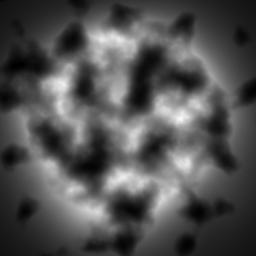
#> input picture data/hmap_hole.png, 256 x 256 px
$ python main.py
#> lines starting #> are read from the running program, lines starting #| are printed output that depends on the picture; after the words box and inside, x2 and y2 are one past the last pixel; in counts of white or black regions, pixels touching at a corner belong together
### tools/flow_fixing.py
# Copyright (c) 2024 Otto Link. Distributed under the terms of the GNU
# General Public License. The full license is in the file LICENSE,
# distributed with this software.
import heapq
import numpy as np
import scipy
import sys

import matplotlib.pyplot as plt

# neighbor search
di = [1, 1, 0, -1, -1, -1, 0, 1]
dj = [0, 1, 1, 1, 0, -1, -1, -1]


def is_in_inner_domain(i, j, shape):
    return (i > 0) and (j > 0) and (i < shape[0] - 1) and (j < shape[1] - 1)


def min_over_path(z, path):
    zmin = sys.float_info.max
    for p in path:
        zmin = min(zmin, z[p])
    return zmin


def find_sinks(z, gaussian_filter_sigma):
    z_filtered = scipy.ndimage.gaussian_filter(z, gaussian_filter_sigma)
    z_minf = scipy.ndimage.minimum_filter(z_filtered, size=(3, 3))

    # if the elevation of a cell is the lowest elevation compared to
    # its first neighbors, then it's a sink, since flow cannot go out
    # from this cell
    is_sink = np.where(z_filtered == z_minf, True, False)

    return is_sink


def flow_fixing(z, gaussian_filter_sigma, riverbed_talus, max_iterations=10, plot_intermediate_step=False):

    it = 0
    nb_of_sinks = 0

    # for flats rivers (no downslope), the river system can be built
    # in only one pass. If not, an iterative process seems to be
    # necessary
    if (riverbed_talus == 0.0):
        max_iterations = 1

    while (it < max_iterations):

        if (plot_intermediate_step):
            plt.figure()
            plt.imshow(z.T, origin='lower', cmap='gray', vmin=0, vmax=1)
            plt.gca().axis('off')

        # --- find the sinks and use the number of sinks as a stop
        # --- criteria for the algo (if this number does not change
        # --- after an iteration, no need to continue...)

        is_sink = find_sinks(z, gaussian_filter_sigma)
        is_sink_unfiltered = find_sinks(z, 0)

        is_sink = np.logical_and(is_sink, is_sink_unfiltered)

        new_nb_of_sinks = np.count_nonzero(is_sink[1:-1, 1:-1])

        if (new_nb_of_sinks == nb_of_sinks):
            break
        else:
            nb_of_sinks = new_nb_of_sinks

        print('iteration #{}'.format(it + 1))

        # --- flow breaching: 1st pass

        # initialize heap queue: algo starts from the lowest cells on the domain border
        qz = []
        for i0 in [0, z.shape[0] - 1]:
            j0 = np.argmin(z[i0, :])
            qz.append([z[i0, j0], (i0, j0)])
        heapq.heapify(qz)

        is_done = np.zeros(z.shape, dtype=bool)

        flow_map = {}
        breach_history = {}

        while (len(qz)):
            _, (i, j) = heapq.heappop(qz)

            # check neighbor cells for flow sinks, if not keep searching and follow
            # the lowest elevation path (using the heap queue)
            for k in range(8):

                ik = min(max(0, i + di[k]), z.shape[0] - 1)
                jk = min(max(0, j + dj[k]), z.shape[0] - 1)

                if not (is_done[ik, jk]):
                    heapq.heappush(qz, [z[ik, jk], (ik, jk)])

                    # store flow direction
                    flow_map[(ik, jk)] = (i, j)
                    is_done[ik, jk] = True

                    # if the current cell is a sink, "breach" the heightmap by
                    # following the reverse flow direction in order to connect this
                    # sink to another sink, or to connect this connect to the
                    # domain border
                    if (is_sink[ik, jk]):

                        if (plot_intermediate_step):
                            plt.plot(ik, jk, 'bo')

                        ib = ik
                        jb = jk

                        keep_breaching = True
                        path = [(ib, jb)]

                        while (keep_breaching
                               and is_in_inner_domain(ib, jb, z.shape)):
                            ib, jb = flow_map[(ib, jb)]
                            path.append((ib, jb))

                            if (is_sink[ib, jb]):
                                keep_breaching = False

                        # after the breaching path has been identifier, follow the
                        # this path and make sure the elevation is monotonic along
                        # this path

                        # also store all the breaching path for the second pass of
                        # the algorithm
                        if path:
                            if (path[0] != path[-1]):
                                breach_history[path[0] + path[-1]] = path

                                zmin = min(z[path[-1]], z[path[0]])
                                for p, pnext in zip(path[:-1], path[1:]):
                                    if z[pnext] > z[p]:
                                        z[pnext] = z[p] - riverbed_talus

                                if (plot_intermediate_step):
                                    x = [v[0] for v in path]
                                    y = [v[1] for v in path]
                                    plt.plot(x, y, 'b.', ms=0.5)


        # --- second pass: breach again

        # find min elevation for each end node of the path
        zmin_dict = {}

        for idx1 in breach_history.keys():
            for ij in [idx1[2:4]]:
                zmin_dict[ij] = 1e9
                for idx2, path in breach_history.items():
                    if (ij == idx2[0:2]) or (ij == idx2[2:4]):
                        zmin_dict[ij] = min(zmin_dict[ij],
                                            min_over_path(z, path))

        # breach again to ensure overall elevations are coherent between the sinks
        pq = [(-z[idx[2:4]], idx) for idx in breach_history.keys()]
        heapq.heapify(pq)

        while (pq):
            _, idx = heapq.heappop(pq)

            zmin = zmin_dict[idx[2:4]]
            path = breach_history[idx]

            # second pass, ensure downslope
            for p, pnext in zip(path[:-1], path[1:]):
                if z[pnext] > z[p]:
                    z[pnext] = z[p] - riverbed_talus

        # next one
        it += 1

    return None


def expand_talus(z, mask, talus):

    idx = np.where(mask)

    # initialize heap queue: algo starts from the cells defined by the
    # mask
    qz = []
    for i, j in zip(idx[0], idx[1]):
        qz.append([z[i, j], (i, j)])
    heapq.heapify(qz)

    is_done = np.copy(mask)

    while (len(qz)):
        _, (i, j) = heapq.heappop(qz)

        for p, q in zip(di, dj):
            ib = i + p
            jb = j + q

            if (is_in_inner_domain(ib, jb, z.shape)):
                z[ib, jb] = min(z[ib, jb], z[i, j] + talus)

                if not (is_done[ib, jb]):
                    heapq.heappush(qz, [z[ib, jb], (ib, jb)])
                    is_done[ib, jb] = True

    return z


def carve_river(z_initial, z_flow_fixed, riverbank_talus, merging_distance):

    # where modifications have been made
    mask = np.where(z_initial != z_flow_fixed, True, False)

    z_riverbed = np.copy(z_flow_fixed)
    z_riverbed = expand_talus(z_riverbed, mask, talus=riverbank_talus)

    # add a bit of smoothing
    z_riverbed = scipy.ndimage.gaussian_filter(z_riverbed, 1)

    # use a distance transform to define a merging mask between the
    # input heightmap "z_initial" and the smooth flow fixed heighmap
    # "z_riverbed" (NB - merging_distance in pixels)
    dist = scipy.ndimage.distance_transform_edt(1 - mask)
    dist = np.exp(-0.5 * dist**2 / merging_distance**2)

    # lerp based on distance
    z_riverbed = dist * z_riverbed + (1 - dist) * z_initial

    return z_riverbed


def remap(z):
    return (z - z.min()) / z.ptp()

### main.py
# Copyright (c) 2024 Otto Link. Distributed under the terms of the GNU
# General Public License. The full license is in the file LICENSE,
# distributed with this software.
import cv2
import matplotlib.pyplot as plt
import numpy as np
import scipy

import tools.flow_fixing as ff

if __name__ == '__main__':

    # load heightmap
    fname = 'data/hmap.png'
    # fname = 'data/hmap_high_kw.png' # with much more bumps and sinks
    # fname = 'data/hmap_bump.png'
    fname = 'data/hmap_hole.png'

    z = cv2.imread(fname, cv2.IMREAD_GRAYSCALE)
#> z is the input picture: shape (256, 256); min 0, max 253, mean 81.5
    z = ff.remap(z)

    # apply flow fixing
    z_fixed = np.copy(z)
    ff.flow_fixing(z_fixed,
                   gaussian_filter_sigma=2,
                   riverbed_talus=0.1 / z.shape[0],
                   plot_intermediate_step=True)
#> in find_sinks, `is_sink = np.where(z_filtered == z_minf, True, False)`: is_sink: shape (256, 256) bool; 0.06% white in thin lines or dots
#> call 2 of find_sinks, with gaussian_filter_sigma = 0
#> in find_sinks (call 2), `is_sink = np.where(z_filtered == z_minf, True, False)`:
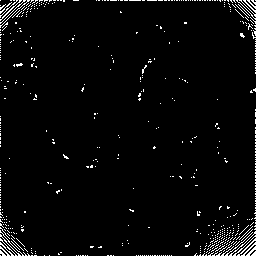
#> is_sink: shape (256, 256) bool; 3.1% white in thin lines or dots
#> in flow_fixing, `is_sink = np.logical_and(is_sink, is_sink_unfiltered)`: is_sink: shape (256, 256) bool; 0.04% white in thin lines or dots
#> in flow_fixing, `new_nb_of_sinks = np.count_nonzero(is_sink[1:-1, 1:-1])`: new_nb_of_sinks = 22
#> the loop in flow_fixing, `for i0 in [0, z.shape[0] - 1]:` made 2 passes
#> j0 on passes 1 to 2: 0, 0
#> after the loop in flow_fixing, `for i0 in [0, z.shape[0] - 1]:`: qz = [[0.0277, (0, 0)], [0.0672, (255, 0)]]
#> the loop in flow_fixing, `while (len(qz)):` made 65538 passes
#> (i, j) on passes 1 to 3: (0, 0), (0, 0), (0, 1)
#> after the loop in flow_fixing, `while (len(qz)):`: is_done: shape (256, 256) bool; every value is 1
#> after the loop in flow_fixing, `while (len(qz)):`:
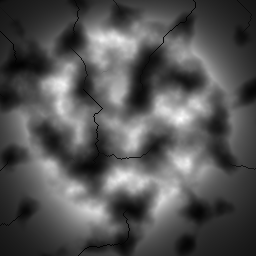
#> z: shape (256, 256) float64; min -0.0147, max 1, mean 0.321; drawn with min black and max white
#> after the loop in flow_fixing, `while (len(qz)):`: breach_history = 22 items; flow_map = 65536 items
#> the loop in flow_fixing, `for idx1 in breach_history.keys():` made 22 passes
#> idx1 on passes 1 to 12: (23, 15, 7, 0), (211, 25, 225, 0), (64, 18, 31, 0), (66, 35, 64, 18), (98, 4, 94, 0), (158, 9, 170, 0), (12, 120, 0, 113), (35, 242, 0, 237), (22, 185, 0, 193), (247, 92, 255, 78), (210, 132, 255, 78), (160, 225, 168, 255)
#> after the loop in flow_fixing, `for idx1 in breach_history.keys():`: zmin_dict = 14 items
#> in flow_fixing, `pq = [(-z[idx[2:4]], idx) for idx in breach_history.keys()]`: pq = 22 items
#> the loop in flow_fixing, `while (pq):` made 22 passes
#> (idx, zmin) on passes 1, 2, 3, 4, 5, 6, 8, 9, 10, 11, 12, 13: ((12, 120, 0, 113), 0.0708), ((23, 15, 7, 0), 0.0613), ((160, 225, 168, 255), 0.0563), ((69, 110, 39, 72), -0.0147), ((89, 83, 39, 72), -0.0147), ((35, 242, 0, 237), 0.0266), ((158, 9, 170, 0), 0.019), ((39, 72, 0, 74), 0.0168), ((211, 25, 225, 0), 0.0104), ((66, 35, 64, 18), -0.0133), ((22, 185, 0, 193), -0.0031), ((28, 161, 0, 193), -0.0031)
#> (idx, zmin, path) on pass 7: ((98, 4, 94, 0), 0.0218, [(98, 4), (97, 4), (96, 3), (96, 2), (95, 1), (94, 0)])
#> after the loop in flow_fixing, `while (pq):`: z: shape (256, 256) float64; 0.14% of pixels changed, all inside (x1, y1, x2, y2) = (68, 0, 88, 89)

    # make something a bit smoother
    z_riverbed = ff.carve_river(z,
                                z_fixed,
                                riverbank_talus=8.0 / z.shape[0],
                                merging_distance=4)
#> in carve_river, `mask = np.where(z_initial != z_flow_fixed, True, False)`:
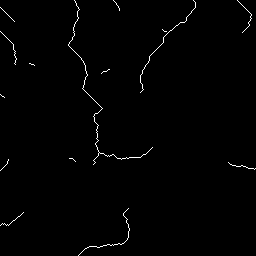
#> mask: shape (256, 256) bool; 0.9% white in thin lines or dots
#> in expand_talus, `idx = np.where(mask)`: idx = 589 positions, rows 0 to 255, columns 0 to 255
#> the loop in expand_talus, `for i, j in zip(idx[0], idx[1]):` made 589 passes
#> (i, j) on passes 2 to 4: (0, 113), (0, 193), (0, 237)
#> after the loop in expand_talus, `for i, j in zip(idx[0], idx[1]):`: qz = 589 items
#> the loop in expand_talus, `while (len(qz)):` made 64527 passes
#> j on passes 1 to 3: 74, 75, 75
#> after the loop in expand_talus, `while (len(qz)):`:
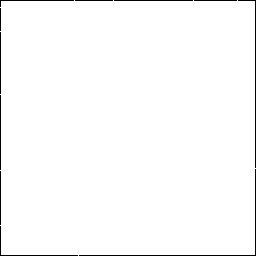
#> is_done: shape (256, 256) bool; 98.5% white; black in thin lines or dots
#> after the loop in expand_talus, `while (len(qz)):`:
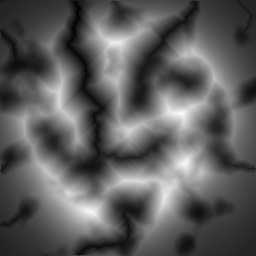
#> z: shape (256, 256) float64; min -0.0494, max 0.848, mean 0.28; drawn with min black and max white
#> in carve_river, `dist = scipy.ndimage.distance_transform_edt(1 - mask)`:
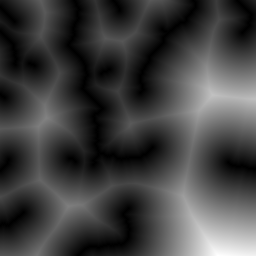
#> dist: shape (256, 256) float64; min 0, max 90.8, mean 23.5; drawn with min black and max white

    # save as grayscale png
    z_riverbed = ff.remap(z_riverbed)
    img = np.array(z_riverbed * 255).astype('uint8')
    cv2.imwrite('hmap_fixed.png', img)

    plt.figure()
    plt.imshow(z.T, origin='lower', cmap='terrain')

    plt.figure()
    plt.imshow(z_fixed.T, origin='lower', cmap='terrain')

    plt.figure()
    plt.imshow(z_riverbed.T, origin='lower', cmap='terrain')

    plt.show()
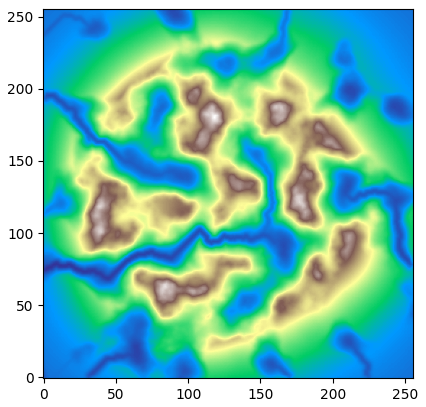
#> figure drawn by matplotlib, 1 panel

$ run again, with data/hmap_high_kw.png copied over data/hmap_hole.png
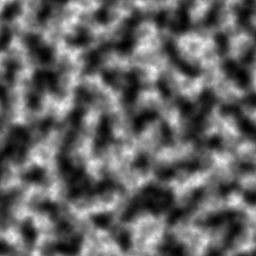
#> input picture data/hmap_high_kw.png, 256 x 256 px
#> z is the input picture: shape (256, 256); min 0, max 247, mean 100.4
#> in find_sinks (call 2), `is_sink = np.where(z_filtered == z_minf, True, False)`:
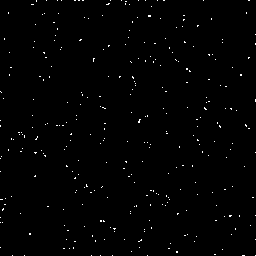
#> is_sink: shape (256, 256) bool; 0.79% white in thin lines or dots
#> new_nb_of_sinks = 38
#> the loop in flow_fixing, `for i0 in [0, z.shape[0] - 1]:` made 2 passes
#> j0 on passes 1 to 2: 248, 176
#> after the loop in flow_fixing, `for i0 in [0, z.shape[0] - 1]:`: qz = [[0.0769, (0, 248)], [0.0364, (255, 176)]]
#> the loop in flow_fixing, `while (len(qz)):` made 65538 passes
#> (i, j) on passes 1 to 3: (255, 176), (254, 176), (253, 176)
#> after the loop in flow_fixing, `while (len(qz)):`: breach_history = 38 items; flow_map = 65536 items
#> the loop in flow_fixing, `for idx1 in breach_history.keys():` made 38 passes
#> idx1 on passes 1 to 8: (58, 248, 44, 255), (75, 241, 44, 255), (67, 232, 44, 255), (119, 197, 44, 255), (107, 187, 119, 197), (165, 192, 119, 197), (173, 168, 165, 192), (193, 156, 173, 168)
#> after the loop in flow_fixing, `for idx1 in breach_history.keys():`: zmin_dict = 16 items
#> pq = 38 items
#> the loop in flow_fixing, `while (pq):` made 38 passes
#> (idx, zmin) on passes 1 to 8: ((75, 9, 95, 0), -0.0325), ((193, 156, 173, 168), -0.00227), ((228, 235, 216, 229), 0.0243), ((216, 229, 220, 216), -0.00227), ((173, 168, 165, 192), 0.014), ((190, 76, 186, 102), -0.0208), ((107, 187, 119, 197), -0.0117), ((165, 192, 119, 197), -0.0117)
#> z_fixed: shape (256, 256) float64; min -0.177, max 1, mean 0.403
#> mask: shape (256, 256) bool; 2% white in thin lines or dots, all inside (x1, y1, x2, y2) = (0, 13, 256, 234)
#> in expand_talus, `idx = np.where(mask)`: idx = 1300 positions, rows 13 to 233, columns 0 to 255
#> the loop in expand_talus, `for i, j in zip(idx[0], idx[1]):` made 1300 passes
#> (i, j) on passes 1 to 3: (13, 43), (14, 7), (14, 42)
#> after the loop in expand_talus, `for i, j in zip(idx[0], idx[1]):`: qz = 1300 items
#> the loop in expand_talus, `while (len(qz)):` made 64519 passes
#> (i, j) on passes 1 to 3: (44, 255), (45, 254), (46, 253)
#> `plt.show()`:
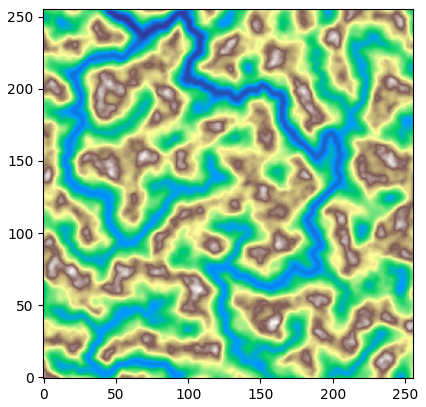
#> figure drawn by matplotlib, 1 panel

$ run again, with data/hmap_bump.png copied over data/hmap_hole.png
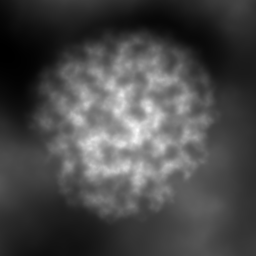
#> input picture data/hmap_bump.png, 256 x 256 px
#> z is the input picture: shape (256, 256); min 0, max 251, mean 72.7
#> in find_sinks (call 2), `is_sink = np.where(z_filtered == z_minf, True, False)`:
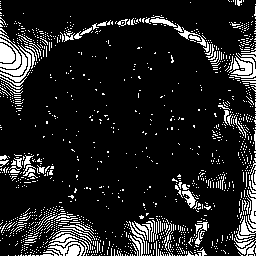
#> is_sink: shape (256, 256) bool; 12.4% white in thin lines or dots
#> new_nb_of_sinks = 24
#> the loop in flow_fixing, `for i0 in [0, z.shape[0] - 1]:` made 2 passes
#> j0 on passes 1 to 2: 0, 40
#> after the loop in flow_fixing, `for i0 in [0, z.shape[0] - 1]:`: qz = [[0.0637, (0, 0)], [0.0598, (255, 40)]]
#> the loop in flow_fixing, `while (len(qz)):` made 65538 passes
#> (i, j) on passes 1 to 3: (255, 40), (255, 40), (255, 41)
#> after the loop in flow_fixing, `while (len(qz)):`: breach_history = 24 items; flow_map = 65536 items
#> the loop in flow_fixing, `for idx1 in breach_history.keys():` made 24 passes
#> idx1 on passes 1 to 8: (252, 73, 255, 42), (30, 88, 34, 0), (20, 157, 34, 0), (21, 163, 34, 0), (37, 194, 34, 0), (38, 196, 34, 0), (59, 172, 34, 0), (47, 139, 34, 0)
#> after the loop in flow_fixing, `for idx1 in breach_history.keys():`: zmin_dict = 9 items
#> pq = 24 items
#> the loop in flow_fixing, `while (pq):` made 24 passes
#> (idx, zmin) on passes 1 to 8: ((111, 136, 95, 138), 0.247), ((148, 146, 153, 172), 0.0359), ((153, 126, 153, 172), 0.0359), ((110, 171, 109, 198), 0.0359), ((77, 139, 47, 139), -0.0388), ((95, 138, 47, 139), -0.0388), ((150, 73, 255, 42), 0.0537), ((186, 108, 255, 42), 0.0537)
#> mask: shape (256, 256) bool; 0.71% white in thin lines or dots, all inside (x1, y1, x2, y2) = (0, 17, 209, 256)
#> in expand_talus, `idx = np.where(mask)`: idx = 467 positions, rows 17 to 255, columns 0 to 208
#> the loop in expand_talus, `for i, j in zip(idx[0], idx[1]):` made 467 passes
#> (i, j) on passes 1 to 3: (17, 134), (18, 128), (18, 133)
#> after the loop in expand_talus, `for i, j in zip(idx[0], idx[1]):`: qz = 467 items
#> the loop in expand_talus, `while (len(qz)):` made 64518 passes
#> i on passes 1 to 3: 34, 35, 36
#> `plt.show()`:
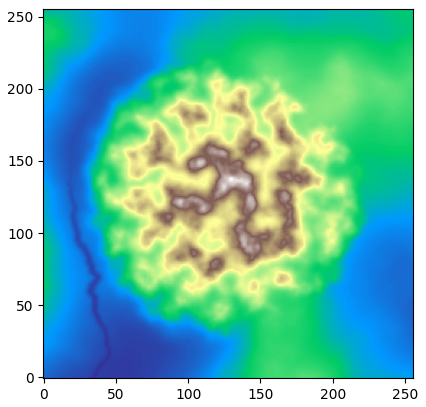
#> figure drawn by matplotlib, 1 panel
